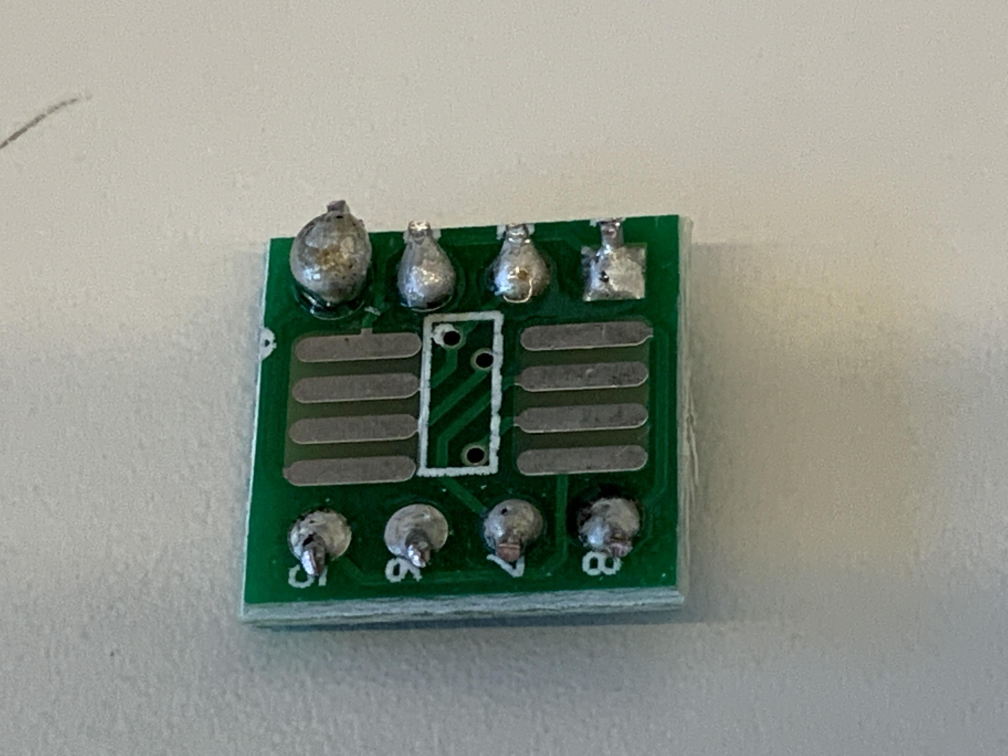
#> input picture 04_PBL_02_不良個所自動検出/phase2/input/train/potato/potato_032.jpeg, 4032 x 3024 px, found by its file name (shown at 1/4 size)
$ jupyter execute --allow-errors 03_baseline.ipynb   (shell and % lines are left out)
#> lines starting #> are read from the running program, lines starting #| are printed output that depends on the picture; after the words box and inside, x2 and y2 are one past the last pixel; in counts of white or black regions, pixels touching at a corner belong together
画像切り抜き処理を追加

VGG16ベースのファインチューニング

[cell 1]
# パッケージのimport
import re
import glob
import os.path as osp
import os
import pandas as pd
import random
import numpy as np
import json
from PIL import Image
from tqdm import tqdm
import matplotlib.pyplot as plt

import torch
import torch.nn as nn
import torch.optim as optim
import torch.utils.data as data
from torch.utils.data import DataLoader
import torchvision
from torchvision import models, transforms

[cell 2]
# from google.colab import drive
# drive.mount('./gdrive', force_remount=True)

[cell 3]
print(torch.cuda.is_available())
#> (this line was passed over: torch is not available in this run)

[cell 4]
#!rm -r ./Data

[cell 5]
# validation用のフォルダを作成

resizeした画像を保存

[cell 6]
import cv2
from google.colab.patches import cv2_imshow

[cell 7]
# img = cv2.imread(train_dir + '/regular/regular_000.jpeg')
# dst = cv2.resize(img, dsize=(224, 224))

# print(f"{img.shape} -> {dst.shape}")
# # plt.imshow(dst)

[cell 8]
# 2値画像はVGG16だめらしい
# https://discuss.pytorch.org/t/runtimeerror-given-groups-1-weight-of-size-64-3-7-7-expected-input-3-1-224-224-to-have-3-channels-but-got-1-channels-instead/30153/3

image_path = './Data/kiban/train/potato/potato_032.jpeg'
img = cv2.imread(image_path)
#> img is the input picture: shape (3024, 4032, 3); mean B, G, R 136, 146.5, 141.2
img = cv2.resize(img, dsize=(224, 224))
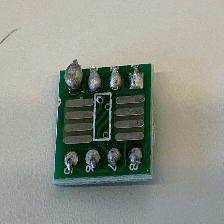
#> img: shape (224, 224, 3); mean B, G, R 135.9, 146.4, 141.1

img_g = cv2.imread(image_path,0)
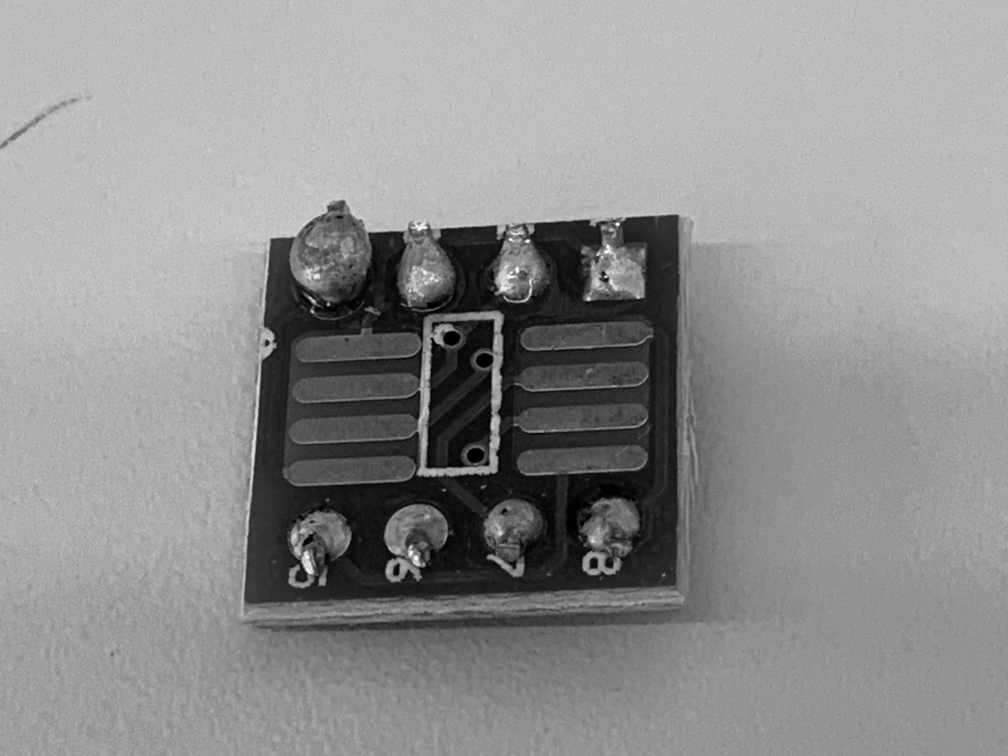
#> img_g: shape (3024, 4032) (shown at 1/4 size); min 0, max 255, mean 143.7
img_g = cv2.resize(img_g, dsize=(224, 224))
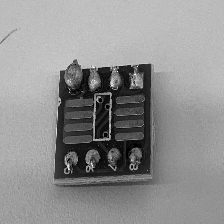
#> img_g: shape (224, 224); min 0, max 254, mean 143.6

hsv = cv2.cvtColor(img, cv2.COLOR_BGR2HSV)
#> hsv: shape (224, 224, 3); mean H, S, V 47.6, 46.7, 148.6
# 緑色を抜き出す, 下限値、上限値を指定する
# hsv空間は、hは通常のhueの半分の値（openCV上では）
# 下の例だと、hue20-50が抽出される（svは100/255%）
lower = np.array([30, 50, 50])
upper = np.array([90,255,255])
# マスク画像作成(緑色ぽい色の部分が2値化画像で保存される)
img_mask = cv2.inRange(hsv, lower, upper)
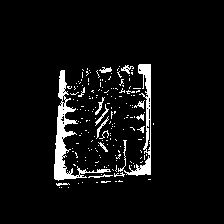
#> img_mask: shape (224, 224); 5.8% white; 180 white regions (163 under 20 px), largest, box (x1, y1, x2, y2) and area: (54, 70, 111, 181) 1198, (124, 64, 151, 176) 732, (118, 140, 127, 172) 56

retval = cv2.boundingRect(img_mask)
#> retval = (54, 64, 100, 124)

top = int(retval[1] * 0.5)
#> top = 32
bottom = int((retval[1] + retval[3]) * 1.1)
#> bottom = 206
left = int(retval[0] * 0.7)
#> left = 37
right = int((retval[0] + retval[2]) * 1.1)
#> right = 169

img_cut = img[top : bottom , left : right]
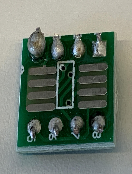
#> img_cut: shape (174, 132, 3); mean B, G, R 105.1, 117.1, 104.2
dst = cv2.resize(img_cut, dsize=(224, 224))
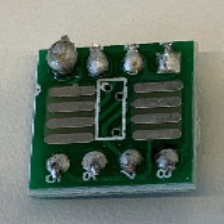
#> dst: shape (224, 224, 3); mean B, G, R 105, 117, 104.1

img_bi = cv2.bilateralFilter(dst, 20, 30, 30)

threshold = 80

# retにはthreshold値, img_thには画像が入る
ret, img_th = cv2.threshold(img_bi, threshold, 255, cv2.THRESH_BINARY)
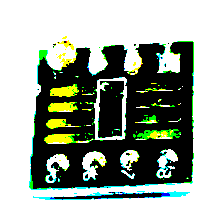
#> img_th: shape (224, 224, 3); mean B, G, R 159.3, 170.1, 161.3
#> ret = 80

cv2_imshow(img_mask)
cv2_imshow(img)
cv2_imshow(img_cut )
cv2_imshow(dst)
cv2_imshow(img_bi)
cv2_imshow(img_th)

$ run again, with 04_PBL_02_不良個所自動検出/phase2/input/train/regular/regular_000.jpeg copied over 04_PBL_02_不良個所自動検出/phase2/input/train/potato/potato_032.jpeg
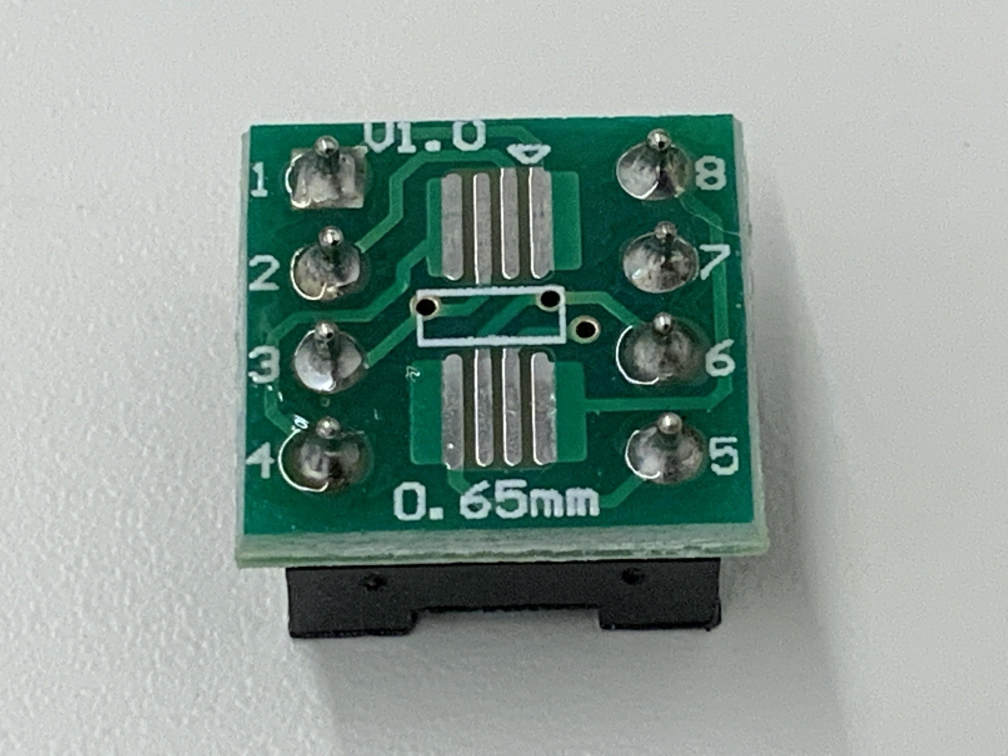
#> input picture 04_PBL_02_不良個所自動検出/phase2/input/train/regular/regular_000.jpeg, 4032 x 3024 px, found by its file name (shown at 1/4 size)
#> img is the input picture: shape (3024, 4032, 3); mean B, G, R 151.2, 157.8, 142
#> img: shape (224, 224, 3)
#> hsv: shape (224, 224, 3); mean H, S, V 65.1, 49.7, 157.8
#> `img_mask = cv2.inRange(hsv, lower, upper)`:
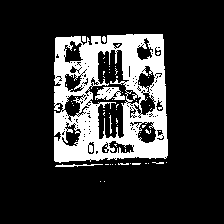
#> img_mask: shape (224, 224); 18.7% white; 61 white regions (55 under 20 px), largest, box (x1, y1, x2, y2) and area: (54, 34, 168, 163) 8814, (95, 87, 125, 100) 258, (55, 164, 103, 167) 77, (109, 115, 112, 134) 25, (82, 36, 86, 42) 23, (102, 36, 106, 43) 22
#> retval = (54, 34, 114, 148)
#> top = 17
#> bottom = 200
#> left = 37
#> right = 184
#> `ret, img_th = cv2.threshold(img_bi, threshold, 255, cv2.THRESH_BINARY)`:
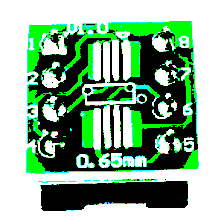
#> img_th: shape (224, 224, 3); mean B, G, R 148.3, 177.4, 140.8
#> ret = 80

$ run again, with 04_PBL_02_不良個所自動検出/phase2/input/train/potato/potato_000.jpeg copied over 04_PBL_02_不良個所自動検出/phase2/input/train/potato/potato_032.jpeg
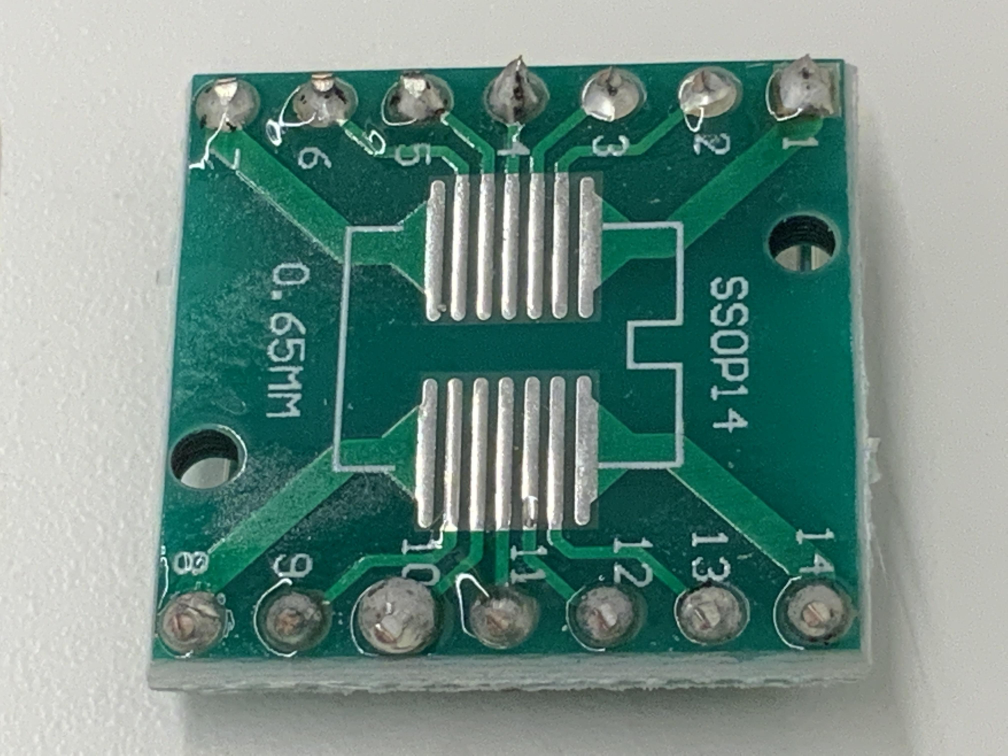
#> input picture 04_PBL_02_不良個所自動検出/phase2/input/train/potato/potato_000.jpeg, 4032 x 3024 px, found by its file name (shown at 1/4 size)
#> img is the input picture: shape (3024, 4032, 3); mean B, G, R 134.2, 142.2, 113.7
#> img: shape (224, 224, 3)
#> hsv: shape (224, 224, 3); mean H, S, V 60.6, 85.9, 142.3
#> `img_mask = cv2.inRange(hsv, lower, upper)`:
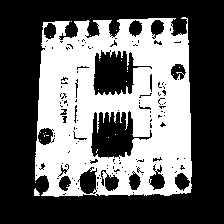
#> img_mask: shape (224, 224); 39.6% white; 24 white regions (22 under 20 px), largest, box (x1, y1, x2, y2) and area: (35, 17, 192, 197) 19811, (34, 188, 40, 196) 32
#> retval = (34, 17, 158, 180)
#> top = 8
#> bottom = 216
#> left = 23
#> right = 211
#> `ret, img_th = cv2.threshold(img_bi, threshold, 255, cv2.THRESH_BINARY)`:
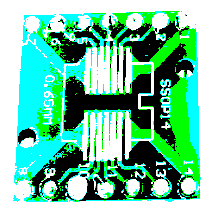
#> img_th: shape (224, 224, 3); mean B, G, R 168.9, 200.9, 126.8
#> ret = 80
